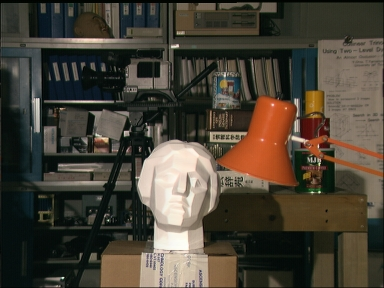
#> input picture images/tsukuba01.jpg, 384 x 288 px
$ python BC_tutorial_10_empty.py
#> lines starting #> are read from the running program, lines starting #| are printed output that depends on the picture
# Code inspired from
# OpenCV tutorial on stereo depthmaps https://docs.opencv.org/4.5.5/dd/d53/tutorial_py_depthmap.html
# and https://learnopencv.com/introduction-to-epipolar-geometry-and-stereo-vision/
import cv2
import numpy as np
from matplotlib import pyplot as plt


# Reading the left and right images.
img_left = cv2.imread('images/tsukuba01.jpg', cv2.IMREAD_GRAYSCALE)
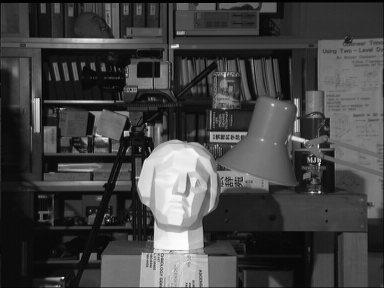
#> img_left: shape (288, 384); min 0, max 254, mean 67.2
img_right = img = cv2.imread('images/tsukuba02.jpg', cv2.IMREAD_GRAYSCALE)
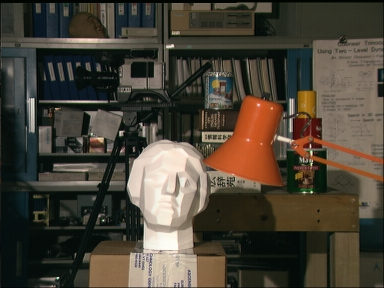
#> input picture images/tsukuba02.jpg, 384 x 288 px
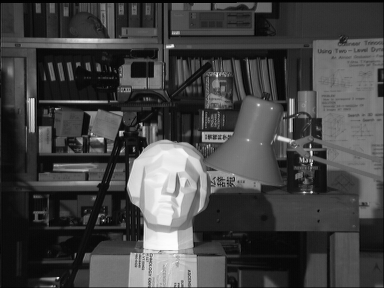
#> img_right: shape (288, 384); min 0, max 254, mean 67.9


#  Set parameters needed for stereo matching
# Create a stereo computation object using StereoBM_create or StereoSGBM_create
stereo = cv2.StereoBM_create(numDisparities=64, blockSize=9)

# Calculate disparity using the chosen stereo algorithm
disp = stereo.compute(img_left, img_right).astype(np.float32)
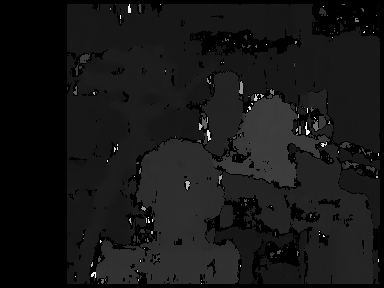
#> disp: shape (288, 384) float32; min -16, max 1008, mean 76.3; drawn with min black and max white

# Normalize the disparity map in order to display it
disp = cv2.normalize(disp, 0, 255, cv2.NORM_MINMAX)

# Display the disparity map
cv2.imshow("disparity", disp)
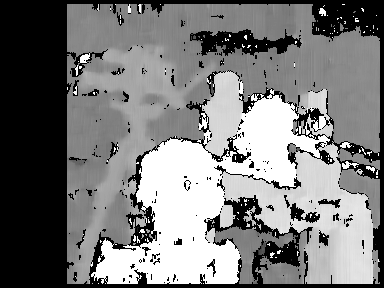
#> window 'disparity': shape (288, 384); min 0, max 255, mean 122
cv2.waitKey(0)
